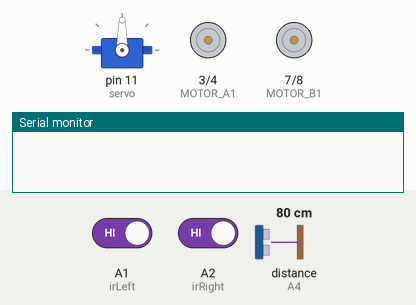
Simulated run of this sketch. Board: Arduino Uno, built with avr-gcc and run on an emulated ATmega328P. Parts: servo, motor-driver pin pairs drawn as motors (green arrow = first pin HIGH = forward, orange = second pin HIGH = backward, longer = more drive, scaled by the enable pin), the last lines printed to the serial monitor. Inputs (shaded band) come from the test bench; at power-on: A1 (irLeft) HIGH, distance to the obstacle (sensor on A4) 80 cm, A2 (irRight) HIGH. The echo pulse lasts 58.3 µs per cm.

Above: at 1.2 s.
1.3 s: A1 (irLeft) driven LOW
At 2.1 s:
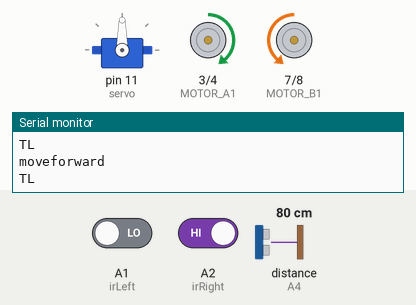
2.8 s: distance to the obstacle (sensor on A4) set to 17 cm
4.3 s: distance to the obstacle (sensor on A4) set to 14 cm
At 6.7 s:
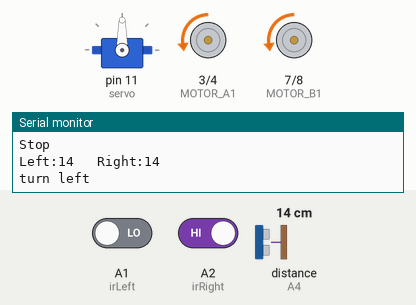
10.3 s: A1 (irLeft) driven HIGH
At 12.9 s:
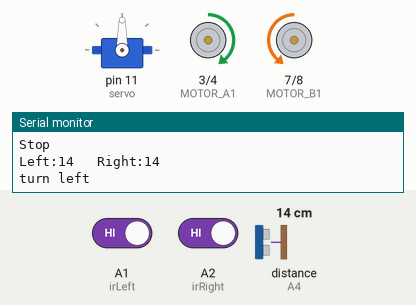
13.3 s: A2 (irRight) driven LOW
At 13.8 s:
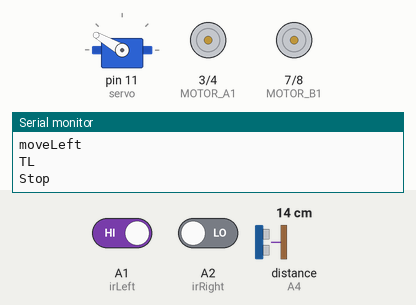
Timing chart, 0 to 16.9 s (numbered marks = the images above; inputs shaded):
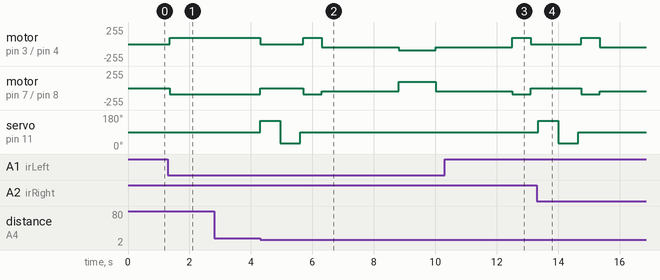

The sketch:

Line_follower.ino
```cpp
#include <NewPing.h>
#include <Servo.h>
#define TRIGGER_PIN A3
#define ECHO_PIN A4
#define max_distance 50
#define irLeft A1
#define irRight A2

// Motoarele
int ENA = 5;
int ENB = 6;
int MOTOR_A1 = 3;
int MOTOR_A2 = 4;
int MOTOR_B1 = 7;
int MOTOR_B2 = 8;

Servo servo;

NewPing sonar(TRIGGER_PIN, ECHO_PIN, max_distance);

int distance = 0;
int leftDistance;
int rightDistance;
boolean object;

void setup() {
  Serial.begin(9600);
  pinMode(irLeft, INPUT);
  pinMode(irRight, INPUT);
  servo.attach(11);
  servo.write(90);

pinMode(ENA, OUTPUT);
pinMode(ENB, OUTPUT);
pinMode(MOTOR_A1, OUTPUT);
pinMode(MOTOR_A2, OUTPUT);
pinMode(MOTOR_B1, OUTPUT);
pinMode(MOTOR_B2, OUTPUT);
}

void loop() {
  if (digitalRead(irLeft) == 0 && digitalRead(irRight) == 0 ) {
    objectAvoid();
  }
  else if (digitalRead(irLeft) == 0 && digitalRead(irRight) == 1 ) {
    objectAvoid();
    Serial.println("TL");
    moveLeft();
  }
  else if (digitalRead(irLeft) == 1 && digitalRead(irRight) == 0 ) {
    objectAvoid();
    Serial.println("TR");
    moveRight();
  }
  else if (digitalRead(irLeft) == 1 && digitalRead(irRight) == 1 ) {
    Stop();
  }
}


void objectAvoid() {
  distance = getDistance();
  if (distance <= 15) {
    //stop
    Stop();
    Serial.println("Stop");

    lookLeft();
    lookRight();
    delay(100);
    if (rightDistance <= leftDistance) {
      // stânga
      object = true;
      turn();
      Serial.println("moveLeft");
    } else {
      // dreapta
      object = false;
      turn();
      Serial.println("moveRight");
    }
    delay(100);
  }
  else {
    // înainte
    Serial.println("moveforward");
    moveForward();
  }
}

int getDistance() {
  delay(50);
  int cm = sonar.ping_cm();
  if (cm == 0) {
    cm = 100;
  }
  return cm;
}

int lookLeft () {
  servo.write(150);
  delay(500);
  leftDistance = getDistance();
  delay(100);
  servo.write(90);
  Serial.print("Left:");
  Serial.print(leftDistance);
  return leftDistance;
  delay(100);
}

int lookRight() {
  servo.write(30);
  delay(500);
  rightDistance = getDistance();
  delay(100);
  servo.write(90);
  Serial.print("   ");
  Serial.print("Right:");
  Serial.println(rightDistance);
  return rightDistance;
  delay(100);
}
void Stop() {
  analogWrite(ENA, 0);
  analogWrite(ENB, 0);

  digitalWrite(MOTOR_A1, LOW);
  digitalWrite(MOTOR_A2, LOW);
  digitalWrite(MOTOR_B1, LOW);
  digitalWrite(MOTOR_B2, LOW);
}
void moveForward() {
 analogWrite(ENA, 50);
 analogWrite(ENB, 50);


  digitalWrite(MOTOR_A1, LOW);
  digitalWrite(MOTOR_A2, HIGH);
  digitalWrite(MOTOR_B1, LOW);
  digitalWrite(MOTOR_B2, HIGH);
}
void moveBackward() {
 analogWrite(ENA, 100);
  analogWrite(ENB, 100);

  digitalWrite(MOTOR_A1, HIGH);
  digitalWrite(MOTOR_A2, LOW);
  digitalWrite(MOTOR_B1, LOW);
  digitalWrite(MOTOR_B2, HIGH);

}
void turn() {
  if (object == false) {
    Serial.println("turn Right");
    moveRight();
    delay(600);
    moveForward();
    delay(2500);
    moveLeft();
    delay(1200);
    moveForward();
    delay(2500);
    moveRight();
    delay(600);
    if (digitalRead(irRight) == 1) {
      loop();
    } else {
      moveForward();
    }
  }
  else {
    Serial.println("turn left");
    moveLeft();
    delay(600);
    moveForward();
    delay(2500);
    moveRight();
    delay(1200);
    moveForward();
    delay(2500);
    moveLeft();
    delay(600);
    if (digitalRead(irLeft) == 1) {
      loop();
    } else {
      moveForward();
    }
  }
}
void moveRight() {
  analogWrite(ENA, 95);
  analogWrite(ENB, 95);

  // Rotire spre dreapta
  digitalWrite(MOTOR_A1, LOW);
  digitalWrite(MOTOR_A2, HIGH);
  digitalWrite(MOTOR_B1, HIGH);
  digitalWrite(MOTOR_B2, LOW);
}
void moveLeft() {
  analogWrite(ENA, 95);
  analogWrite(ENB, 95);

  digitalWrite(MOTOR_A1, HIGH);
  digitalWrite(MOTOR_A2, LOW);
  digitalWrite(MOTOR_B1, LOW);
  digitalWrite(MOTOR_B2, HIGH);
}
```

Measured:
- the behaviour switches between 16 and 15 cm on distance to the obstacle (sensor on A4) (found by bisection; images 1 and 2)
- after the input at 1.3 s, motor on pin 3 (MOTOR_A1) / pin 4 (MOTOR_A2): stopped → forward 95/255 after 0.05 s; motor on pin 7 (MOTOR_B1) / pin 8 (MOTOR_B2): stopped → backward 95/255 after 0.05 s
- after the input at 10.3 s, servo on pin 11 (servo): stays 90° (without the input it goes to 150° after 3.0 s)
- after the input at 13.3 s, motor on pin 3 (MOTOR_A1) / pin 4 (MOTOR_A2): stopped → forward 95/255 after 1.5 s, → backward 50/255 0.60 s later; motor on pin 7 (MOTOR_B1) / pin 8 (MOTOR_B2): stopped → backward 95/255 after 1.5 s, → backward 50/255 0.60 s later; servo on pin 11 (servo): 90° → 150° after 0.05 s, → 30° 0.65 s later, → 90° 0.65 s later
